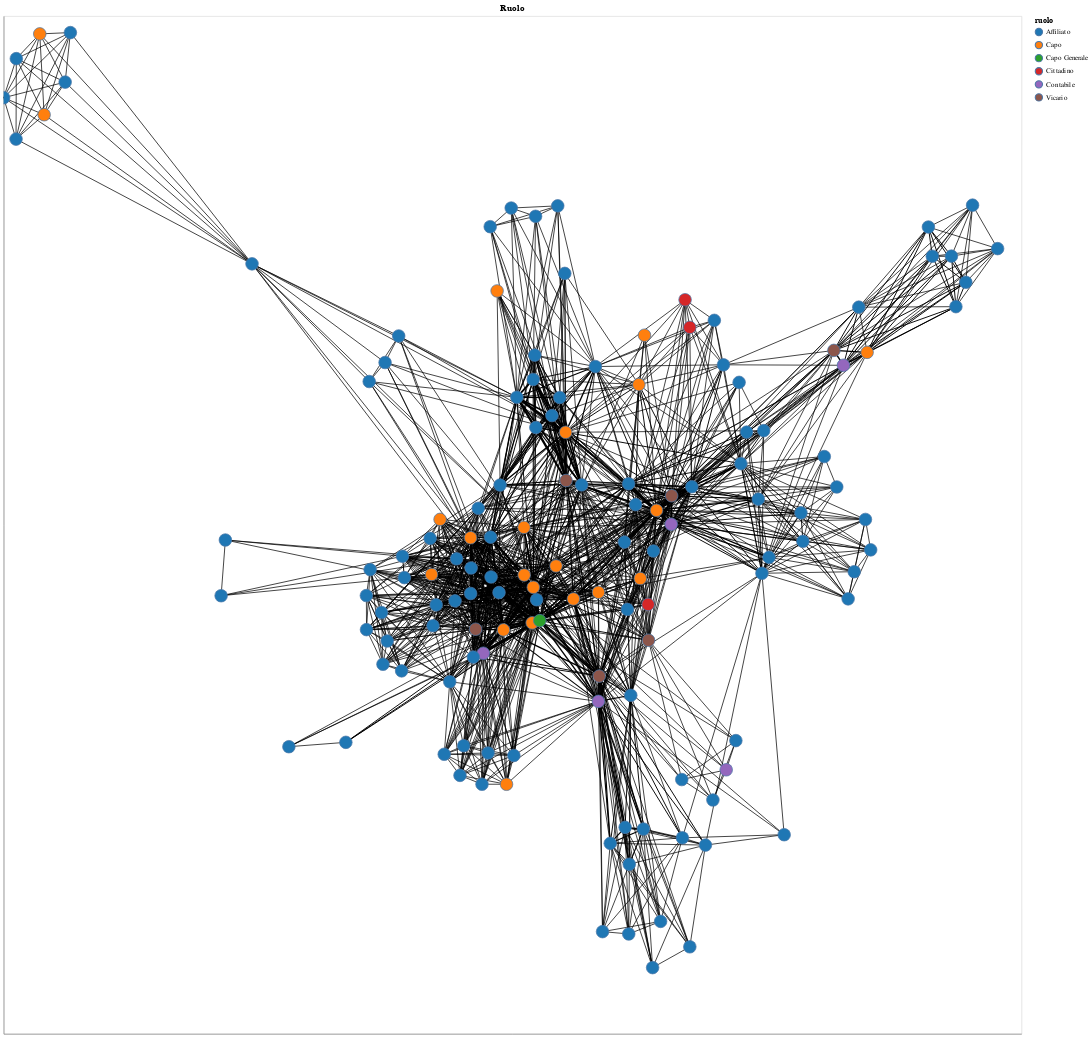

Notebook cell for this chart:
### Code cell
import nx_altair as nxa
chart = nxa.draw_networkx(
    G=G,
    pos=nx.spring_layout(G),
    width='weight:N',
    node_color='ruolo:N',
    cmap = "Category10",
    node_tooltip=['name','locale','ruolo'],

)

edges = chart.layer[0].properties(height=1400, width=1400)
nodes = chart.layer[1].properties(height=1400, width=1400)

nodes = nodes.encode(
    #fill='locale:N',
    #color='locale:N'
).properties(
    height=2000, width=2000, title="Ruolo"
)

central = (edges+nodes).interactive()

central

### Figure 1 — Vega-Lite specification as saved in the notebook (floating-point values rounded to 4 significant figures; data arrays with more than 128 entries replaced by an {"elided": "..."} marker saying what was removed)
{"config": {"view": {"continuousWidth": 400, "continuousHeight": 300}}, "layer": [{"data": {"name": "data-d2ea3ef444840961461386c8b9012b3c"}, "mark": {"type": "line", "color": "black", "opacity": 1}, "encoding": {"detail": {"field": "edge", "type": "quantitative"}, "size": {"field": "weight", "legend": null, "type": "nominal"}, "x": {"axis": {"grid": false, "labels": false, "ticks": false, "title": ""}, "field": "x", "type": "quantitative"}, "y": {"axis": {"grid": false, "labels": false, "ticks": false, "title": ""}, "field": "y", "type": "quantitative"}}, "height": 1400, "selection": {"selector025": {"type": "interval", "bind": "scales", "encodings": ["x", "y"]}}, "width": 1400}, {"data": {"name": "data-4c469fb9d3aedca32288ea269ab68813"}, "mark": {"type": "point", "fill": "ruolo:N", "opacity": 1, "size": 300, "strokeWidth": 1.0}, "encoding": {"fill": {"field": "ruolo", "scale": {"scheme": "Category10"}, "type": "nominal"}, "tooltip": [{"field": "name", "type": "nominal"}, {"field": "locale", "type": "nominal"}, {"field": "ruolo", "type": "nominal"}], "x": {"axis": {"grid": false, "labels": false, "ticks": false}, "field": "x", "type": "quantitative"}, "y": {"axis": {"grid": false, "labels": false, "ticks": false}, "field": "y", "type": "quantitative"}}, "height": 2000, "title": "Ruolo", "width": 2000}], "$schema": "https://vega.github.io/schema/vega-lite/v4.17.0.json", "datasets": {"data-d2ea3ef444840961461386c8b9012b3c": {"elided": "2940 records"}, "data-4c469fb9d3aedca32288ea269ab68813": {"elided": "139 records"}}}
